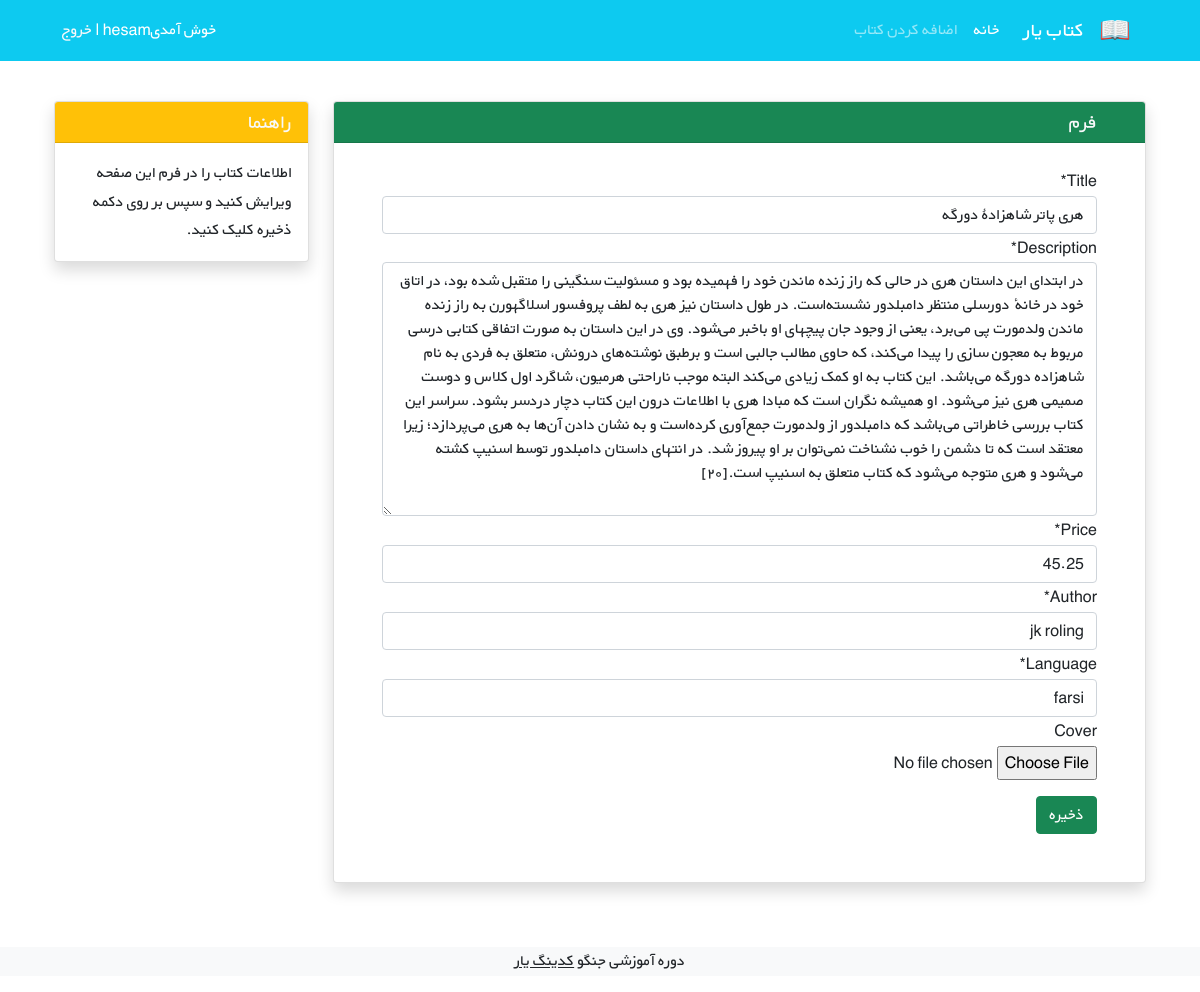
/books/6/edit/ (signed in), run on the app's committed database.
### books/models.py (models this page shows, shortened)
class Books(models.Model):
    STATUS_CHOICE = (
        ('fa', 'farsi'),
        ('en', 'english'),
        ('etc', 'other')
    )
    user = models.ForeignKey(get_user_model(), on_delete=models.CASCADE)
    title = models.CharField(max_length=50)
    author = models.CharField(max_length=50)
    language = models.CharField(max_length=50, choices=STATUS_CHOICE)
    description = models.TextField()
    price = models.DecimalField(max_digits=5, decimal_places=2)
    cover = models.ImageField(upload_to='covers/', blank=True, null=True)

### books/views.py (the view)
# urls.py: path('<int:pk>/edit/', views.EditBook.as_view(), name='book_edit'),
class EditBook(LoginRequiredMixin, UserPassesTestMixin, generic.UpdateView):
    model = Books
    template_name = 'books/edit.html'
    fields = ['title', 'description', 'price', 'author', 'language', 'cover']
    def test_func(self):
        obj = self.get_object()
        return obj.user == self.request.user

### books/templates/books/edit.html (shortened to what this page needs)
{% extends '_base.html' %}
{% load crispy_forms_tags %}
{% block content %}
    <div class="container mt-4" dir="rtl">
        <div class="row">
            <div class="col-9">
                <div class="card shadow my-3">
                    <h5 class="card-header bg-success text-light px-5">فرم</h5>
                    <div class="px-5 pt-3 pb-5">
                        <form method="POST" enctype="multipart/form-data">
                            <div class="form-group py-2">
                                {{ form | crispy }}
                            </div>
                            <button type="submit" class="btn btn-success mt-2">ذخیره</button>
                        </form>
                    </div>
                </div>
            </div>
            <div class="col-3">
                <div class="card my-3 shadow">
                    <h5 class="card-header bg-warning text-light">راهنما</h5>
                    <div class="card-body">
                        <p class="card-text">
                            اطلاعات کتاب را در فرم این صفحه ویرایش کنید و سپس بر روی دکمه ذخیره کلیک کنید.
                        </p>
                    </div>
                </div>
            </div>
        </div>
    </div>
{% endblock %}

### static/css/style.css (style rules this page uses)
* { font-family: 'BYekan', sans-serif; line-height: 1.8rem; }

### data on the page
Books: title "هری پاتر شاهزادهٔ دورگه", description "در ابتدای این داستان هری در حالی که راز زنده ماندن خود را فهمیده بود و مسئولیت سنگینی را متقبل شده بود، در اتاق خود در خانهٔ دورسلی منتظر دامبلدور نشسته‌است. در طول داستان نیز هری به لطف پروفسور اسلاگهورن به راز زنده ماندن ولدمورت پی می‌برد، یعنی از وجود جان پیچهای او باخبر می‌شود. وی در این داستان به صورت اتفاقی کتابی درسی مربوط به معجون سازی را پیدا می‌کند، که حاوی مطالب جالبی است و برطبق نوشته‌های درونش، متعلق به فردی به نام شاهزاده دورگه می‌باشد. این کتاب به او کمک زیادی می‌کند البته موجب ناراحتی هرمیون، شاگرد اول کلاس و دوست صمیمی هری نیز می‌شود. او همیشه نگران است که مبادا هری با اطلاعات درون این کتاب دچار دردسر بشود. سراسر این کتاب بررسی خاطراتی می‌باشد که دامبلدور از ولدمورت…", price "45.25", author "jk roling", language "farsi"
